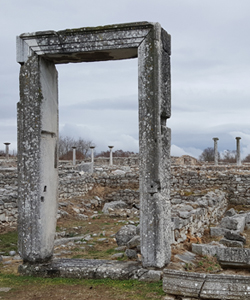
#> input picture Python_Study/class/0225/scaling.jpg, 250 x 300 px
$ python _03_Interpolation.py
#> lines starting #> are read from the running program, lines starting #| are printed output that depends on the picture
### Python_Study/class/0225/_00_Base_for_Copy.py
import cv2
import numpy as np
import time
import matplotlib.pyplot as plt


def readImageGray(url):
#> called with url = './scaling.jpg'
    return cv2.imread(url, cv2.IMREAD_GRAYSCALE)
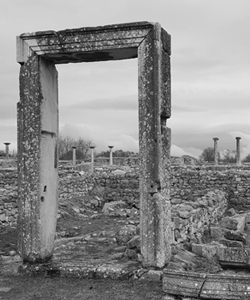
#> returned value: shape (300, 250); min 0, max 242, mean 138.8


def keyboardseet():
    cv2.waitKey()
    cv2.destroyAllWindows()


# [21 lines left out: function filter, not called in this run]


''' Robers Mask 를 위한 함수 '''


# [13 lines left out: function differential, not called in this run]


''' Max_min_Filtering '''


# ksize = mask의 크기
# mode = 0 --> 최소 필터링 / 1 ---> 최대 필터링

# [18 lines left out: function min_max_filter, not called in this run]


''' Open CV ImShow method '''


# 입력 받은 값을 cv2 의 이름으로 출력


def imshowFunction(src):
    name = f'src'
    return cv2.imshow(name, src)


''' 반복문을 사용해서 이미지의 크기를 변경하는 방식 - 순방향 사상 '''


# [15 lines left out: function scaling_loop, not called in this run]


''' 행렬 단위 접근을 이용해서 image 를 변경 '''


# [20 lines left out: function scaling_matrix, not called in this run]


''' 최근점 이웃 보간 '''


# [16 lines left out: function scaling_nearest, not called in this run]

### Python_Study/class/0225/_03_Interpolation.py
import cv2
import _00_Base_for_Copy as bs0

# help(cv2.resize)

''' image load '''
src = bs0.readImageGray('./scaling.jpg')

''' 최근접 이웃 보간을 이용한 확대 '''
dst_nearest = cv2.resize(src, (600, 500), 0, 0, cv2.INTER_NEAREST)
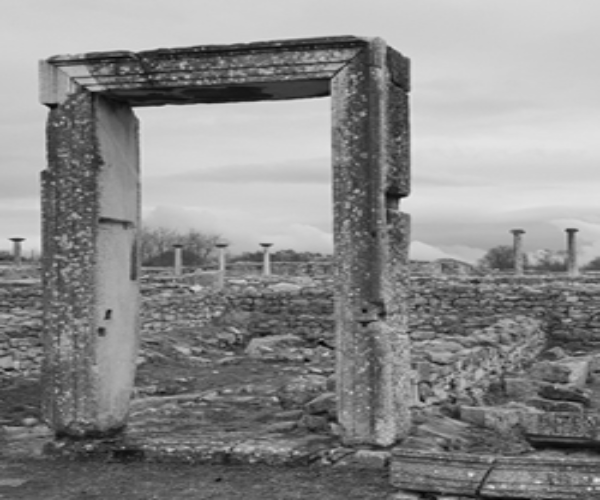
#> dst_nearest: shape (500, 600); min 1, max 239, mean 138.7

''' 양선형 보간을 이용한 확대 '''
dst_bilinear = cv2.resize(src, (600, 500), 0, 0, cv2.INTER_LINEAR)

''' image show '''
cv2.imshow('src', src)
cv2.imshow('dst_nearest', dst_nearest)
cv2.imshow('dst_bilinear', dst_bilinear)

''' keyboard controller'''
bs0.keyboardseet()

$ run again, with Python_Study/class/0225/affine.jpg copied over Python_Study/class/0225/scaling.jpg
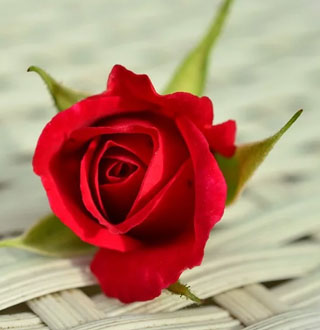
#> input picture Python_Study/class/0225/affine.jpg, 320 x 330 px
#> in readImageGray, `return cv2.imread(url, cv2.IMREAD_GRAYSCALE)`:
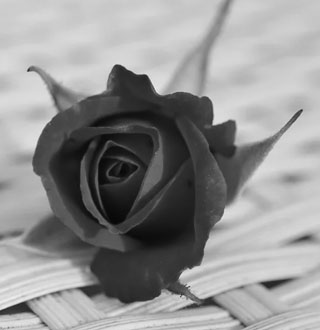
#> returned value: shape (330, 320); min 4, max 244, mean 145.5
#> `dst_nearest = cv2.resize(src, (600, 500), 0, 0, cv2.INTER_NEAREST)`:
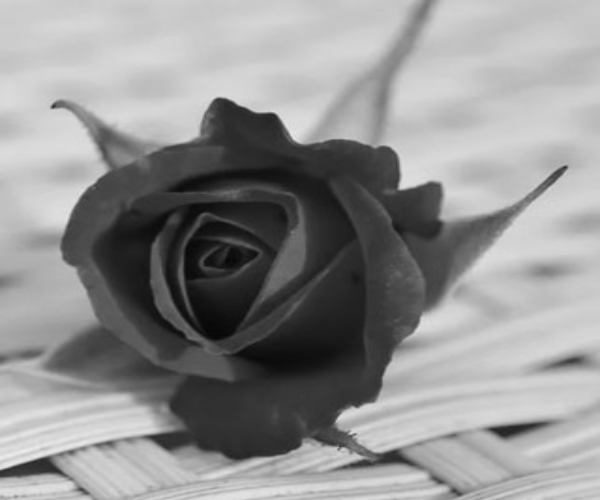
#> dst_nearest: shape (500, 600); min 6, max 236, mean 145.4

$ run again, with Python_Study/class/0225/perspective.jpg copied over Python_Study/class/0225/scaling.jpg
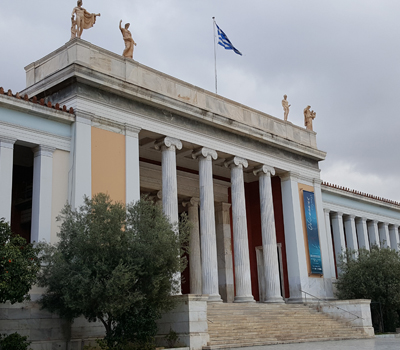
#> input picture Python_Study/class/0225/perspective.jpg, 400 x 350 px
#> in readImageGray, `return cv2.imread(url, cv2.IMREAD_GRAYSCALE)`:
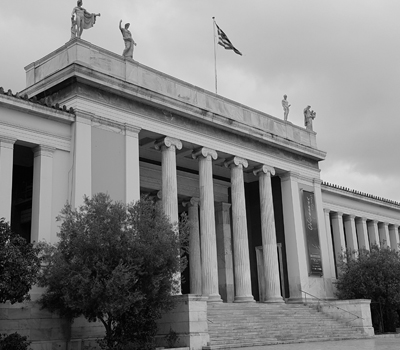
#> returned value: shape (350, 400); min 0, max 237, mean 129
#> `dst_nearest = cv2.resize(src, (600, 500), 0, 0, cv2.INTER_NEAREST)`:
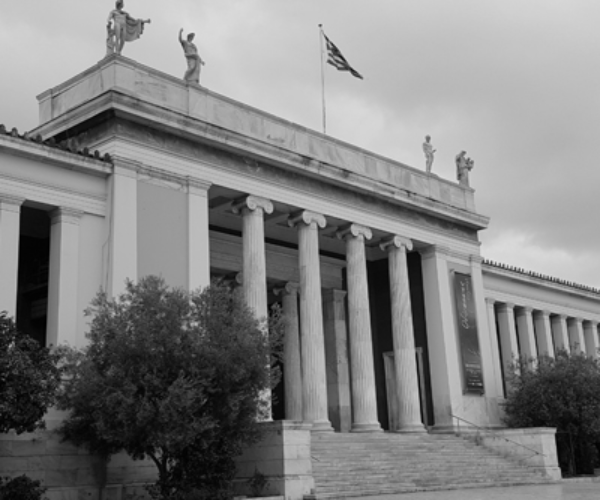
#> dst_nearest: shape (500, 600); min 0, max 224, mean 128.9
